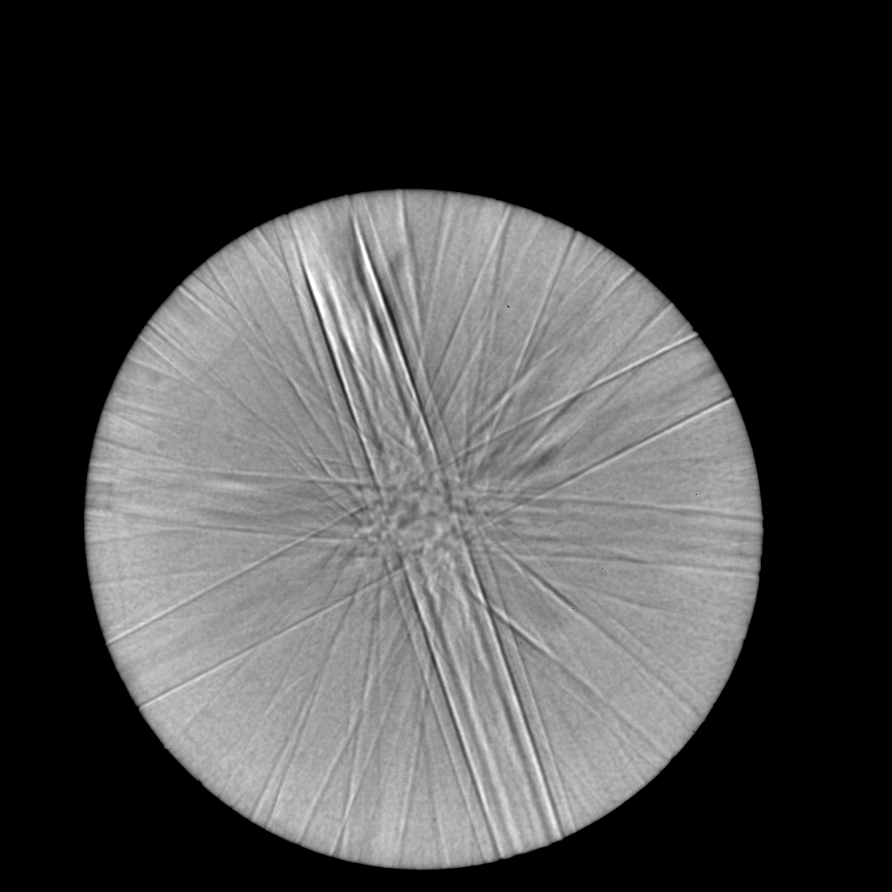
#> input picture data/train/samples/CBED_1.tif, 1783 x 1783 px (shown at 1/2 size)
$ python hough_v4.py
#> lines starting #> are read from the running program, lines starting #| are printed output that depends on the picture; after the words box and inside, x2 and y2 are one past the last pixel; in counts of white or black regions, pixels touching at a corner belong together
import cv2
import numpy as np
from matplotlib import cm
import matplotlib.pyplot as plt
from skimage.feature import canny
from sklearn.cluster import KMeans
from matplotlib.figure import Figure
from matplotlib.backends.backend_agg import FigureCanvasAgg as FigureCanvas
from skimage.transform import probabilistic_hough_line, hough_line, hough_line_peaks

# Line finding using the Probabilistic Hough Transform
image = cv2.imread("data/train/samples/CBED_1.tif", cv2.IMREAD_GRAYSCALE)
#> image is the input picture: shape (1783, 1783); min 0, max 255, mean 70.1
label = cv2.imread("data/train/labels/CBED_1.png", cv2.IMREAD_GRAYSCALE)
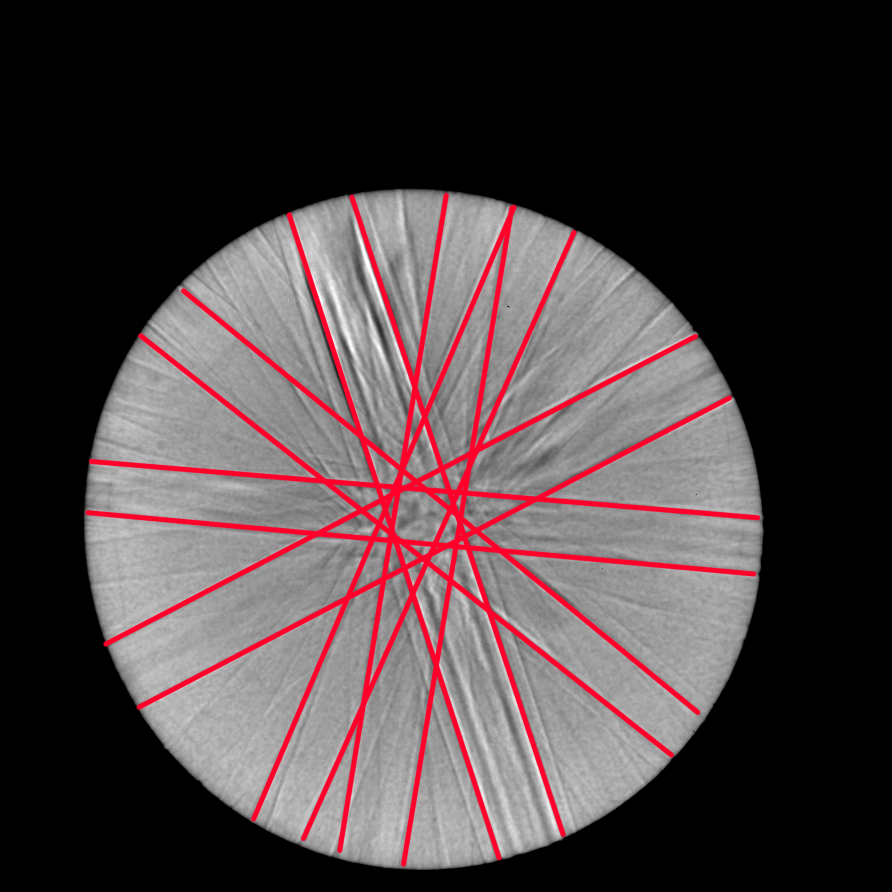
#> input picture data/train/labels/CBED_1.png, 1783 x 1783 px (shown at 1/2 size)
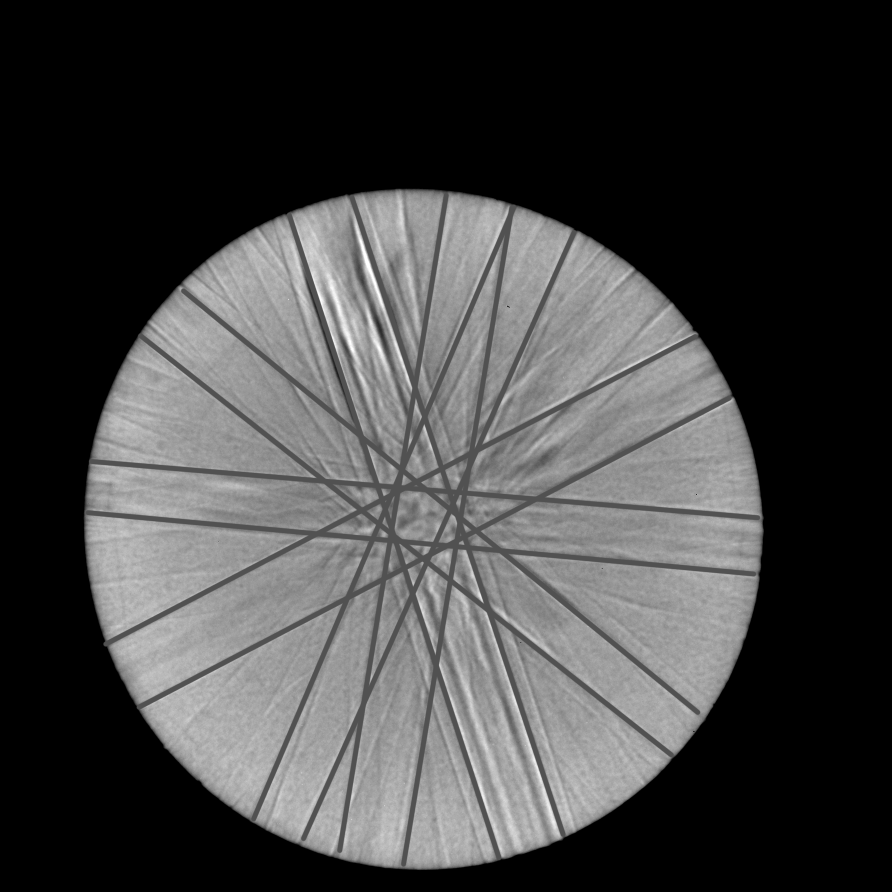
#> label: shape (1783, 1783) (shown at 1/2 size); min 0, max 255, mean 67

# Get probabilistic hough transform
edges = canny(image, 2, 1, 25)
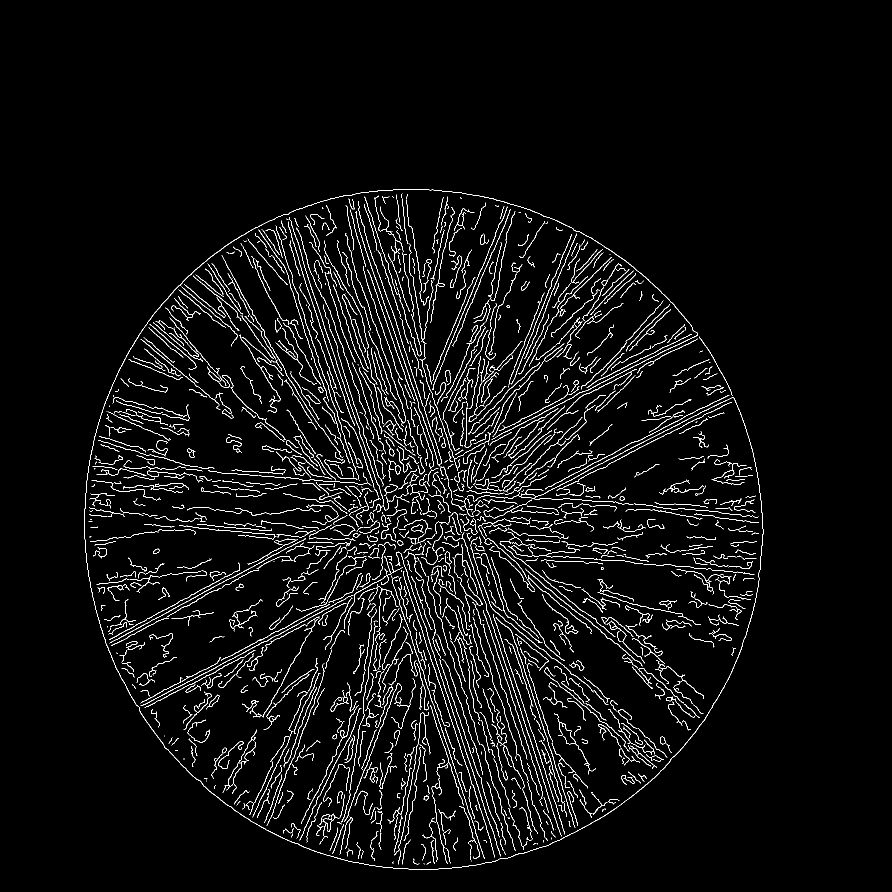
#> edges: shape (1783, 1783) bool (shown at 1/2 size); 3.7% white in thin lines or dots, all inside (x1, y1, x2, y2) = (168, 378, 1527, 1739)
out = probabilistic_hough_line(edges, threshold=250, line_length=10, line_gap=3)
#> out = 554 items

fig = Figure(figsize=(image.shape[0]/120, image.shape[1]/120), dpi=120)
canvas = FigureCanvas(fig)
ax = fig.gca()

ax.imshow(edges * 0, cmap=cm.gray)
lines = []
for line in out:
    p0, p1 = line
    # ax.plot((p0[0], p1[0]), (p0[1], p1[1]), c='0.5')

    # Extrapolate line
    m = (p0[1] - p1[1]) / (p0[0] - p1[0])
    b = p0[1] - (m * p0[0])

    # Append it to lines output
    lines.append([m, b])
#> this loop made 554 passes
#> (p0, p1, m, b) on passes 1 to 3: ((459, 1320), (508, 1294), -0.531, 1563.6), ((710, 1187), (767, 1156), -0.544, 1573.1), ((994, 872), (1021, 858), -0.519, 1387.4)
#> after the loop, lines = 554 pairs, first value -7 to 3.67, second value -2347.3 to 7350

# Perform KMeans
kmeans = KMeans(n_clusters=12, random_state=0).fit(lines) # 6 bands

# Plot lines
for line in lines:
    m, b = line

    # Plot it
    x_vals = np.array(ax.get_xlim())
    y_vals = b + m * x_vals
    ax.plot(x_vals, y_vals, c='0.5')
#> this loop made 554 passes
#> (m, b, y_vals) on passes 1 to 3: (-0.531, 1563.6, [1563.8, 617.7]), (-0.544, 1573.1, [1573.4, 603.7]), (-0.519, 1387.4, [1387.7, 463.1])

for line in kmeans.cluster_centers_:
    m, b = line

    # Plot it
    x_vals = np.array(ax.get_xlim())
    y_vals = b + m * x_vals
    ax.plot(x_vals, y_vals, c='0.5')
#> this loop made 12 passes
#> (m, b, y_vals) on passes 1 to 12: (-0.443, 1339.1, [1339.3, 549.1]), (3.01, -1679.3, [-1680.8, 3686.5]), (-2.57, 3402.1, [3403.4, -1183]), (0.967, 186.8, [186.3, 1910.9]), (-6.81, 7233.9, [7237.3, -4897]), (2.98, -1220.3, [-1221.8, 4096.5]), (-5.2, 5751.3, [5753.9, -3517.7]), (-2.24, 2836.1, [2837.2, -1163.2]), (-0.614, 1598.5, [1598.8, 504.2]), (-1.3, 2104, [2104.6, -207.3]), (0.847, 382.4, [382, 1891.9]), (3.28, -2008.9, [-2010.6, 3843.7])

ax.set_xlim((0, image.shape[0]))
ax.set_ylim((0, image.shape[1]))
ax.axis('off')

canvas.draw()
image_from_plot = np.frombuffer(fig.canvas.tostring_rgb(), dtype=np.uint8)
image_from_plot = image_from_plot.reshape(fig.canvas.get_width_height()[::-1] + (3,))
image_from_plot = np.flipud(image_from_plot)
image_from_plot = cv2.cvtColor(image_from_plot, cv2.COLOR_BGR2GRAY)
image_from_plot = np.where(image_from_plot == 255, 0, image_from_plot)
image_from_plot = np.where(image_from_plot != 0, 255, image_from_plot)

# Try eroding
# kernel = np.ones((3, 3),np.uint8)
# image_from_plot = cv2.dilate(image_from_plot, kernel, iterations = 1)
# image_from_plot = cv2.erode(image_from_plot, kernel, iterations = 1)

# Regular hough transform
tested_angles = np.linspace(-np.pi / 2, np.pi / 2, 360, endpoint=False)
h, theta, d = hough_line(image_from_plot, theta=tested_angles)
#> theta = 360 values from -1.57 to 1.56; d = 5045 values from -2522 to 2522
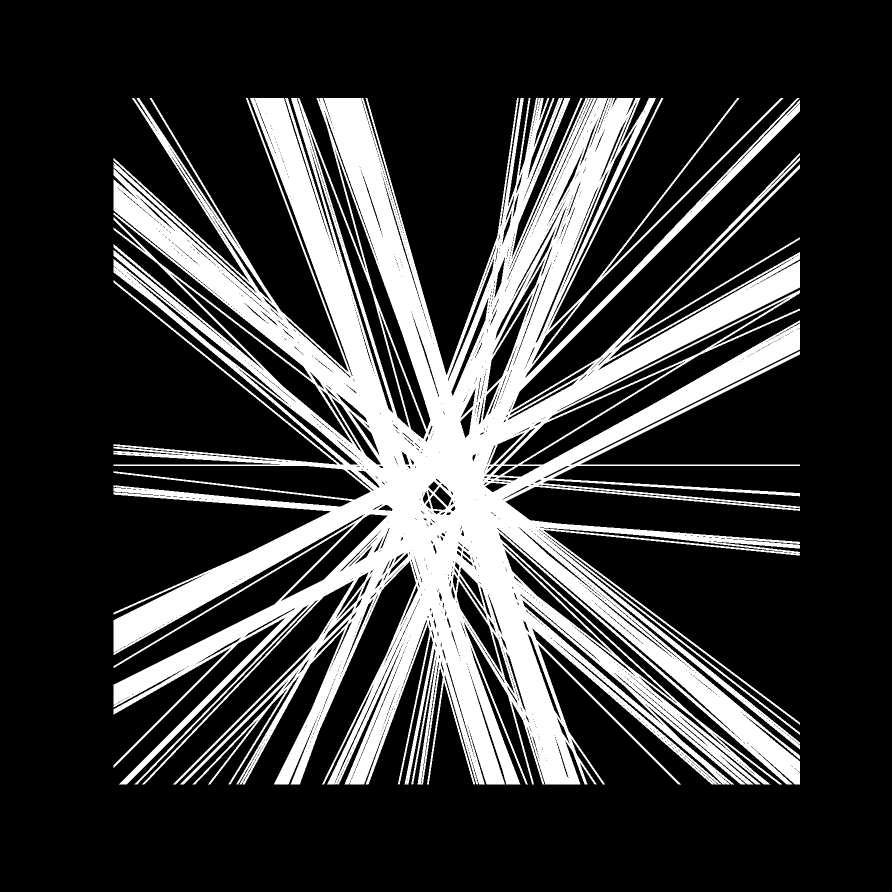
#> image_from_plot: shape (1783, 1783) (shown at 1/2 size); 23.2% white; 1 white region, box (x1, y1, x2, y2) and area: (227, 196, 1600, 1569) 736156

# Generate plots
fig, axes = plt.subplots(1, 3, figsize=(15, 6))
ax = axes.ravel()

ax[0].imshow(image, cmap=cm.gray)
ax[0].set_title('Input image')
ax[0].set_axis_off()

ax[1].imshow(image_from_plot, cmap=cm.gray)
ax[1].set_title('Extrapolated probabilistic hough transform')
ax[1].set_axis_off()

angle_step = 0.5 * np.diff(theta).mean()
#> angle_step = 0.00436
d_step = 0.5 * np.diff(d).mean()
#> d_step = 0.5
bounds = [np.rad2deg(theta[0] - angle_step),
          np.rad2deg(theta[-1] + angle_step),
          d[-1] + d_step, d[0] - d_step]
#> bounds = [-90.25, 89.75, 2522.5, -2522.5]
ax[2].imshow(np.log(1 + h), extent=bounds, cmap=cm.gray, aspect=1 / 1.5)
ax[2].set_title('Hough space')
ax[2].set_xlabel('Angles (degrees)')
ax[2].set_ylabel('Distance (pixels)')
ax[2].axis('image')

plt.tight_layout()
plt.show()
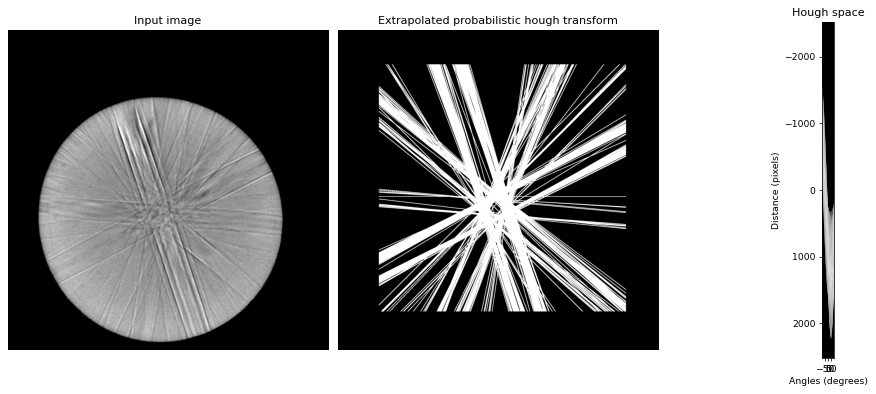
#> figure drawn by matplotlib, 3 panels

# Generate output plots
fig, axes = plt.subplots(1, 2, figsize=(15, 6))
ax = axes.ravel()

ax[0].imshow(image_from_plot, cmap=cm.gray)
ax[0].set_ylim((image_from_plot.shape[0], 0))
ax[0].set_axis_off()
ax[0].set_title('Hough transform applied on probabilistic hough transform')

for _, angle, dist in zip(*hough_line_peaks(h, theta, d)):
    (x0, y0) = dist * np.array([np.cos(angle), np.sin(angle)])
    ax[0].axline((x0, y0), slope=np.tan(angle + np.pi/2))

ax[1].imshow(image, cmap=cm.gray)
ax[1].set_ylim((image.shape[0], 0))
ax[1].set_axis_off()
ax[1].set_title('Detected lines')

for _, angle, dist in zip(*hough_line_peaks(h, theta, d)):
    (x0, y0) = dist * np.array([np.cos(angle), np.sin(angle)])
    ax[1].axline((x0, y0), slope=np.tan(angle + np.pi/2))

plt.tight_layout()
plt.show()
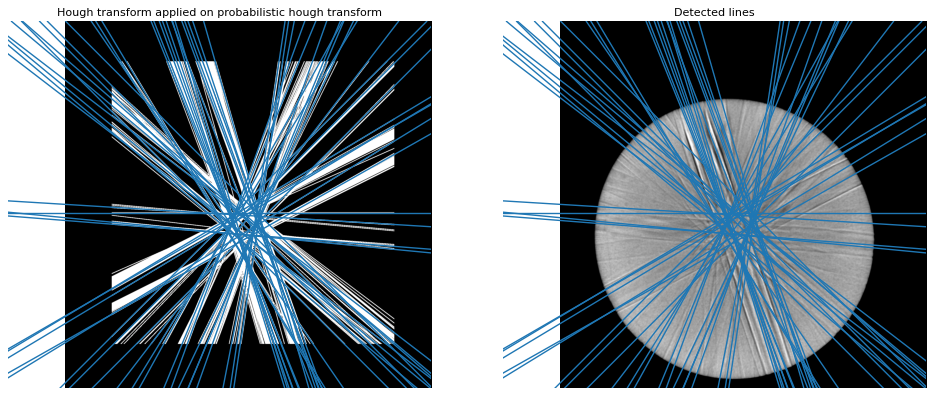
#> figure drawn by matplotlib, 2 panels
